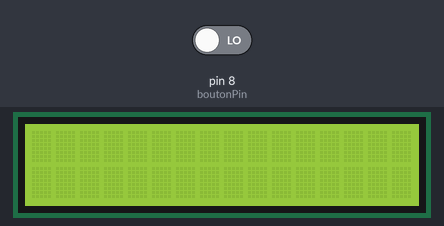
A sketch run on a simulated Arduino Uno, built with avr-gcc and run on an emulated ATmega328P. On the bench: 16×2 character LCD. The inputs (shaded band) are chosen by the test bench; at power-on: pin 8 (boutonPin) LOW. Random numbers use the default seed unless the sketch sets one.

Above: at 1.2 s.
1.3 s: pin 8 (boutonPin) driven HIGH
At 1.7 s:
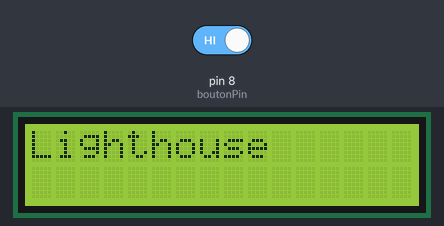
At 4.2 s:
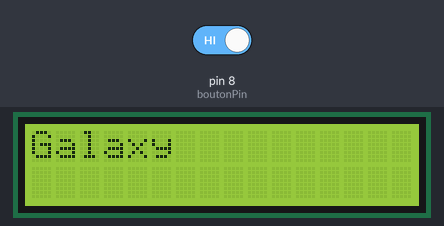
4.3 s: pin 8 (boutonPin) driven LOW
5.8 s: pin 8 (boutonPin) driven HIGH
At 6.2 s:
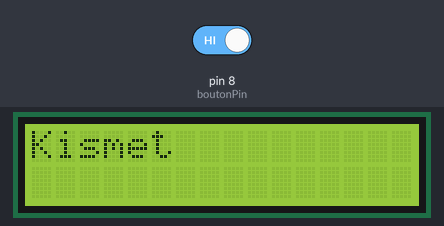
Timing chart, 0 to 8.8 s (numbered marks = the images above; inputs shaded):
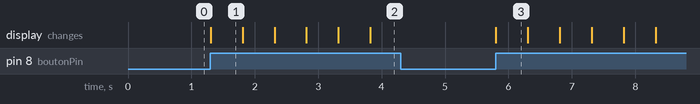

Measured:
- after the input at 1.3 s, the display: changes at once (image 1)
- after the input at 4.3 s, every drawn part: stays the same
- after the input at 5.8 s, the display: changes at once (image 3)
- what the display in image 1 shows lasts 0.5 s, from 1.3 s to 1.8 s

The sketch:

Generateur_JourJ.ino
```cpp
#include <LiquidCrystal.h>

LiquidCrystal lcd(12, 11, 5, 4, 3, 2);

int boutonPin = 8;

void setup() {
  lcd.begin(16, 2);
  pinMode(boutonPin, INPUT);
}

void loop() {
  lcd.setCursor(0, 0);

  if (digitalRead(boutonPin) == HIGH) {
    lcd.clear();

    // List of extended random words
    const char* randomWords[] = {
        "Apple", "Banana", "Cherry", "Dragon", "Elephant", "Forest",
        "Giraffe", "Harmony", "Island", "Jupiter", "Kangaroo", "Lighthouse",
        "Mountain", "Nebula", "Ocean", "Penguin", "Quasar", "Rainbow",
        "Sunflower", "Tiger", "Umbrella", "Vortex", "Waffle", "Xylophone",
        "Yogurt", "Zeppelin", "Aurora", "Breeze", "Cascade", "Dolphin",
        "Enigma", "Flamingo", "Galaxy", "Horizon", "Infinity", "Jasmine",
        "Kaleidoscope", "Lagoon", "Mystique", "Nectar", "Orchid", "Paradox",
        "Quintessence", "Radiance", "Sapphire", "Tranquil", "Utopia", "Velvet",
        "Whisper", "Xanadu", "Yesterday", "Zephyr", "Cerulean", "Dandelion",
        "Ephemeral", "Fandango", "Gazelle", "Hibiscus", "Iridescent", "Jamboree",
        "Kismet", "Lullaby", "Majestic", "Nirvana", "Oasis", "Pandemonium",
        "Quicksilver", "Rhapsody", "Serenity", "Twilight", "Utopian", "Vivacious",
        "Wanderlust", "Xerox", "Yonder", "Zestful"
    };

    int indexWord = random(0, sizeof(randomWords) / sizeof(randomWords[0]));
    lcd.print(randomWords[indexWord]);

    delay(500);
  }
}
```
